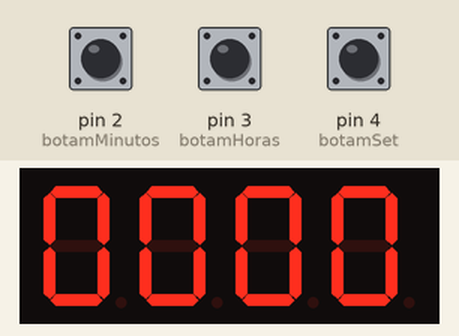
Bench run of a sketch on a simulated Arduino Mega 2560, built with avr-gcc and run on an emulated ATmega2560. On the bench: 4-digit seven-segment display. Wiring (inferred from the names in the program): 4-digit 7-segment display, segments lit when LOW: segments pin 31, pin 33, pin 35, pin 37, pin 39, pin 41, pin 43, pin 45; digit selects pin 47, pin 49, pin 51, pin 53. The inputs (shaded band) are chosen by the test bench; at power-on: pin 2 (botamMinutos) HIGH, pin 3 (botamHoras) HIGH, pin 4 (botamSet) HIGH. The segment pins are drawn as the display they are named for.

Above: at 4.3 s.
4.4 s: pin 2 (botamMinutos) pulled LOW for 1.5 s
At 6.4 s:
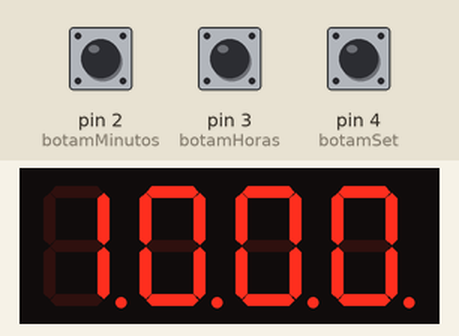
7.4 s: pin 3 (botamHoras) pulled LOW for 1.5 s
At 8.8 s:
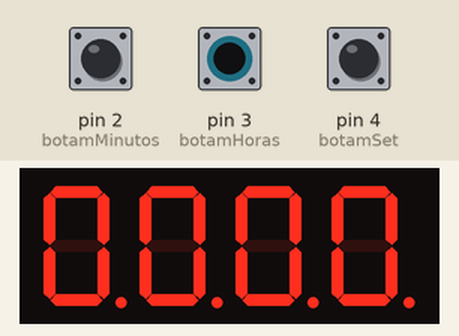
12.2 s: pin 2 (botamMinutos) pulled LOW for 1.5 s
At 15.3 s:
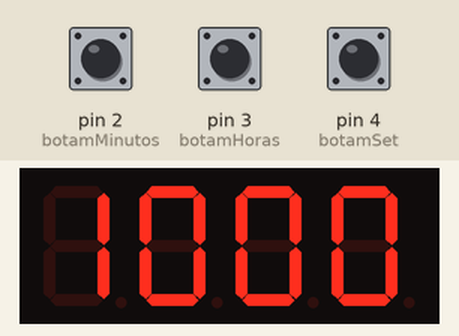
Timing chart, 0 to 16.8 s (numbered marks = the images above; inputs shaded):
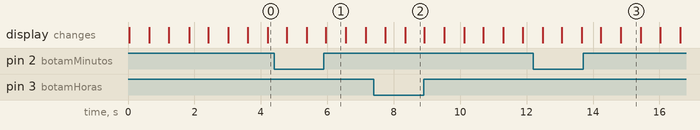

The sketch:

arduino-cronometro-sete-segmentos.ino
```cpp
//biblioteca
#include <Time.h>
#include <TimeLib.h>
#define DISPLAY_BRIGHTNESS  500
#define DIGIT_ON  HIGH
#define DIGIT_OFF  LOW
#define SEG 7
#define COM 4
//pinos referentes a cada segmento
const int a = 31;
const int b = 33;
const int c = 35;
const int d = 37;
const int e = 39;
const int f = 41;
const int g = 43;
const int dp = 45;
const int vetorSeg[] = {a, b, c, d, e, f, g, dp};
//pinos referentes aos comuns
const int c1 = 47;
const int c2 = 49;
const int c3 = 51;
const int c4 = 53;
const int vetorComun[] = {c1, c2, c3, c4};
//pinos referentes aos botões
const int botamMinutos = 2;
const int botamHoras = 3;
const int botamSet = 4;
//contadores internos
int segundos = 0;
int minutos = 0;
int horas = 0;

void setup() {
  for (int x = 0; x <= SEG; x++) {
    pinMode(vetorSeg[x], OUTPUT);
  }
  for (int x = 0; x <= COM; x++) {
    pinMode(vetorComun[x], OUTPUT);
  }
  //botoes
  pinMode(botamMinutos, INPUT);
  pinMode(botamHoras, INPUT);
  pinMode(botamSet, INPUT);
  //pull-ups ligado
  digitalWrite(botamMinutos, HIGH);
  digitalWrite(botamHoras, HIGH);
  digitalWrite(botamSet, HIGH);
}

void loop() {
  segundos++;
  if (segundos > 59) {
    minutos++;
    segundos = 0;
    if (minutos > 59) {
      horas++;
      minutos = 0;
      if (horas > 23) {
        horas = 0;
      }
    }
  }

  digitalWrite(dp, HIGH);
  int tempo = (horas * 100) + minutos;

  for (int i = 250; i > 0; i--) {
    if (tempo > 100) {
      displayNum01(tempo);
    } else {
      displayNum02(tempo);
    }
  }

  for (int i = 250; i > 0; i--) {
    if (tempo > 100) {
      displayNum03(tempo);
    } else {
      displayNum04(tempo);
    }
  }

  if (!(digitalRead(botamSet))) {
    set_relogio(horas, minutos);
  }

  if (!(digitalRead(botamMinutos))) {
    int horaParada = horas;
    int minutoParado = minutos;
    int segundoParado = segundos;
    set_cronometro();
    set_tempo(horaParada, minutoParado, segundoParado);
  }
}

void set_tempo(int hr, int minu, int seg) {
  horas = hr;
  minutos = minu;
  segundos = seg;
}

void set_cronometro() {
  set_tempo(0, 0, 0);
  while (digitalRead(botamHoras) != 0) {
    int tempo = segundos;
    for (int i = 250; i > 0; i--) {
      if (tempo > 100) {
        displayNum01(tempo);
      } else {
        displayNum02(tempo);
      }
    }

    for (int i = 250; i > 0; i--) {
      if (tempo > 100) {
        displayNum03(tempo);
      } else {
        displayNum04(tempo);
      }
    }
    segundos++;
  }
}

void set_relogio(int hr, int minu) {
  byte minutosB = minu;
  byte horasB = hr;

  while (!digitalRead(botamSet)) {
    while (!digitalRead(botamMinutos)) {
      minutosB++;
      if (minutosB > 59) {
        minutosB = 0;
      }
      for (int i = 20; i > 0; i--) {
        int tempo = (horasB * 100) + minutosB;
        if (tempo > 1000) {
          displayNum01(tempo);
        } else {
          displayNum02(tempo);
        }
      }
      delay(150);
    }

    while (!digitalRead(botamHoras)) {
      horasB++;
      if (horasB > 23) {
        horasB = 0;
      }
      for (int i = 20; i > 0; i--) {
        int tempo = (horasB * 100) + minutosB;
        if (tempo > 1000) {
          displayNum01(tempo);
        } else {
          displayNum02(tempo);
        }
      }
      delay(150);
    }

    for (int i = 20; i > 0; i--) {
      displayNum01((horasB * 100) + minutosB);
    }
    set_tempo(horasB, minutosB, 0);
  }
}

void displayNum01(int digito) {
  for (int i = 4 ; i > 0 ; i--) {
    switch (i) {
      case 1:
        digitalWrite(c4, DIGIT_ON);
        digitalWrite(dp, LOW);
        break;
      case 2:
        digitalWrite(c3, DIGIT_ON);
        digitalWrite(dp, LOW);
        break;
      case 3:
        digitalWrite(c2, DIGIT_ON);
        digitalWrite(dp, LOW);
        break;
      case 4:
        digitalWrite(c1, DIGIT_ON);
        digitalWrite(dp, LOW);
        break;
    }

    LigaSegmentos(digito % 10);
    digito /= 10;
    delayMicroseconds(DISPLAY_BRIGHTNESS);

    LigaSegmentos(10);

    digitalWrite(c4, DIGIT_OFF);
    digitalWrite(c3, DIGIT_OFF);
    digitalWrite(c2, DIGIT_OFF);
    digitalWrite(c1, DIGIT_OFF);
  }
}

void displayNum02(int digito) {
  for (int i = 4 ; i > 0 ; i--) {
    switch (i) {
      case 1:
        digitalWrite(c4, DIGIT_ON);
        digitalWrite(dp, LOW);
        break;
      case 2:
        digitalWrite(c3, DIGIT_ON);
        digitalWrite(dp, LOW);
        break;
      case 3:
        digitalWrite(c2, DIGIT_ON);
        digitalWrite(dp, LOW);
        break;
      case 4:
        digitalWrite(c1, DIGIT_ON);
        digitalWrite(dp, LOW);
        break;
    }

    LigaSegmentos(digito % 10);
    digito /= 10;
    delayMicroseconds(DISPLAY_BRIGHTNESS);

    LigaSegmentos(10);

    digitalWrite(c4, DIGIT_OFF);
    digitalWrite(c3, DIGIT_OFF);
    digitalWrite(c2, DIGIT_OFF);
    digitalWrite(c1, DIGIT_OFF);
  }
}

void displayNum03(int digito) {
  for (int i = 4 ; i > 0 ; i--) {
    switch (i) {
      case 1:
        digitalWrite(c4, DIGIT_ON);
        digitalWrite(dp, HIGH);
        break;
      case 2:
        digitalWrite(c3, DIGIT_ON);
        digitalWrite(dp, HIGH);
        break;
      case 3:
        digitalWrite(c2, DIGIT_ON);
        digitalWrite(dp, HIGH);
        break;
      case 4:
        digitalWrite(c1, DIGIT_ON);
        digitalWrite(dp, HIGH);
        break;
    }

    LigaSegmentos(digito % 10);
    digito /= 10;
    delayMicroseconds(DISPLAY_BRIGHTNESS);

    LigaSegmentos(10);

    digitalWrite(c4, DIGIT_OFF);
    digitalWrite(c3, DIGIT_OFF);
    digitalWrite(c2, DIGIT_OFF);
    digitalWrite(c1, DIGIT_OFF);
  }
}

void displayNum04(int digito) {
  for (int i = 4 ; i > 0 ; i--) {
    switch (i) {
      case 1:
        digitalWrite(c4, DIGIT_ON);
        digitalWrite(dp, HIGH);
        break;
      case 2:
        digitalWrite(c3, DIGIT_ON);
        digitalWrite(dp, HIGH);
        break;
      case 3:
        digitalWrite(c2, DIGIT_ON);
        digitalWrite(dp, HIGH);
        break;
      case 4:
        digitalWrite(c1, DIGIT_ON);
        digitalWrite(dp, HIGH);
        break;
    }

    LigaSegmentos(digito % 10);
    digito /= 10;
    delayMicroseconds(DISPLAY_BRIGHTNESS);

    LigaSegmentos(10);

    digitalWrite(c4, DIGIT_OFF);
    digitalWrite(c3, DIGIT_OFF);
    digitalWrite(c2, DIGIT_OFF);
    digitalWrite(c1, DIGIT_OFF);
  }
}

void LigaSegmentos(int numeroDisplay) {
#define SEGMENT_ON  LOW
#define SEGMENT_OFF HIGH

  switch (numeroDisplay) {
    case 0:
      digitalWrite(a, SEGMENT_ON);
      digitalWrite(b, SEGMENT_ON);
      digitalWrite(c, SEGMENT_ON);
      digitalWrite(d, SEGMENT_ON);
      digitalWrite(e, SEGMENT_ON);
      digitalWrite(f, SEGMENT_ON);
      digitalWrite(g, SEGMENT_OFF);
      break;
    case 1:
      digitalWrite(a, SEGMENT_OFF);
      digitalWrite(b, SEGMENT_ON);
      digitalWrite(c, SEGMENT_ON);
      digitalWrite(d, SEGMENT_OFF);
      digitalWrite(e, SEGMENT_OFF);
      digitalWrite(f, SEGMENT_OFF);
      digitalWrite(g, SEGMENT_OFF);
      break;
    case 2:
      digitalWrite(a, SEGMENT_ON);
      digitalWrite(b, SEGMENT_ON);
      digitalWrite(c, SEGMENT_OFF);
      digitalWrite(d, SEGMENT_ON);
      digitalWrite(e, SEGMENT_ON);
      digitalWrite(f, SEGMENT_OFF);
      digitalWrite(g, SEGMENT_ON);
      break;
    case 3:
      digitalWrite(a, SEGMENT_ON);
      digitalWrite(b, SEGMENT_ON);
      digitalWrite(c, SEGMENT_ON);
      digitalWrite(d, SEGMENT_ON);
      digitalWrite(e, SEGMENT_OFF);
      digitalWrite(f, SEGMENT_OFF);
      digitalWrite(g, SEGMENT_ON);
      break;
    case 4:
      digitalWrite(a, SEGMENT_OFF);
      digitalWrite(b, SEGMENT_ON);
      digitalWrite(c, SEGMENT_ON);
      digitalWrite(d, SEGMENT_OFF);
      digitalWrite(e, SEGMENT_OFF);
      digitalWrite(f, SEGMENT_ON);
      digitalWrite(g, SEGMENT_ON);
      break;
    case 5:
      digitalWrite(a, SEGMENT_ON);
      digitalWrite(b, SEGMENT_OFF);
      digitalWrite(c, SEGMENT_ON);
      digitalWrite(d, SEGMENT_ON);
      digitalWrite(e, SEGMENT_OFF);
      digitalWrite(f, SEGMENT_ON);
      digitalWrite(g, SEGMENT_ON);
      break;
    case 6:
      digitalWrite(a, SEGMENT_ON);
      digitalWrite(b, SEGMENT_OFF);
      digitalWrite(c, SEGMENT_ON);
      digitalWrite(d, SEGMENT_ON);
      digitalWrite(e, SEGMENT_ON);
      digitalWrite(f, SEGMENT_ON);
      digitalWrite(g, SEGMENT_ON);
      break;
    case 7:
      digitalWrite(a, SEGMENT_ON);
      digitalWrite(b, SEGMENT_ON);
      digitalWrite(c, SEGMENT_ON);
      digitalWrite(d, SEGMENT_OFF);
      digitalWrite(e, SEGMENT_OFF);
      digitalWrite(f, SEGMENT_OFF);
      digitalWrite(g, SEGMENT_OFF);
      break;
    case 8:
      digitalWrite(a, SEGMENT_ON);
      digitalWrite(b, SEGMENT_ON);
      digitalWrite(c, SEGMENT_ON);
      digitalWrite(d, SEGMENT_ON);
      digitalWrite(e, SEGMENT_ON);
      digitalWrite(f, SEGMENT_ON);
      digitalWrite(g, SEGMENT_ON);
      break;
    case 9:
      digitalWrite(a, SEGMENT_ON);
      digitalWrite(b, SEGMENT_ON);
      digitalWrite(c, SEGMENT_ON);
      digitalWrite(d, SEGMENT_ON);
      digitalWrite(e, SEGMENT_OFF);
      digitalWrite(f, SEGMENT_ON);
      digitalWrite(g, SEGMENT_ON);
      break;
    // Desliga todos os segmentos
    case 10:
      digitalWrite(a, SEGMENT_OFF);
      digitalWrite(b, SEGMENT_OFF);
      digitalWrite(c, SEGMENT_OFF);
      digitalWrite(d, SEGMENT_OFF);
      digitalWrite(e, SEGMENT_OFF);
      digitalWrite(f, SEGMENT_OFF);
      digitalWrite(g, SEGMENT_OFF);
      break;
  }
}
```

Measured:
- after the input at 4.4 s, the display: first differs from a run without the input after 1.6 s (image 1)
- after the input at 12.2 s, the display: first differs from a run without the input after 2.0 s (image 3 shows a later state)
- what the display in image 1 shows lasts 0.6 s, from 6.0 s to 6.6 s
